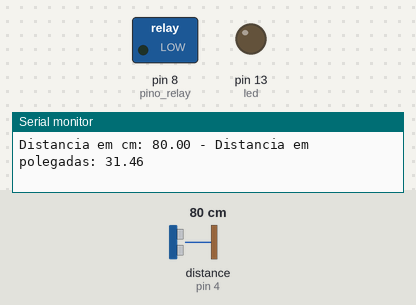
Bench run of a sketch on a simulated Arduino Uno, built with avr-gcc and run on an emulated ATmega328P. Parts: switched loads named in the sketch (green lamp = pin HIGH), output pins drawn as LEDs (lit = HIGH), the last lines printed to the serial monitor. The test bench sets the inputs (shaded band); at power-on: distance to the obstacle (sensor on pin 4) 80 cm. The echo pulse lasts 58.3 µs per cm.

Above: at 1.8 s.
1.9 s: distance to the obstacle (sensor on pin 4) set to 17 cm
3.4 s: distance to the obstacle (sensor on pin 4) set to 13 cm
At 4.6 s:
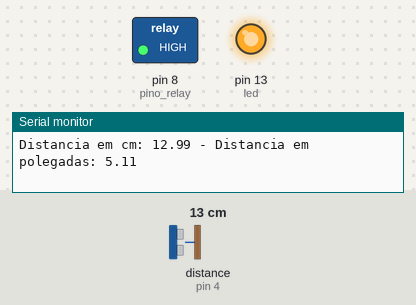
5.5 s: distance to the obstacle (sensor on pin 4) set to 18 cm
At 6.3 s:
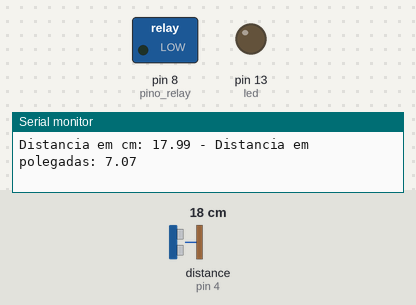
7.5 s: distance to the obstacle (sensor on pin 4) set to 2 cm
At 9.2 s:
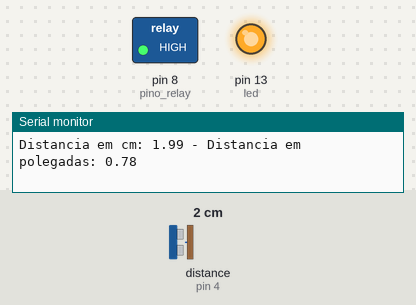
Timing chart, 0 to 10.5 s (numbered marks = the images above; inputs shaded):
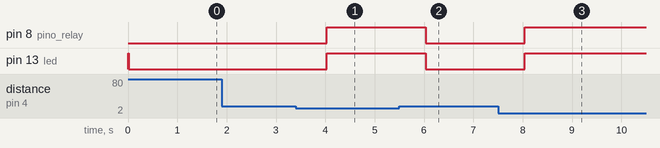

The sketch:

sensor_prox_ultrassom.ino
```cpp
//Autor: FILIPEFLOP

//Carrega a biblioteca do sensor ultrassonico
#include <Ultrasonic.h>

//Define os pinos para o trigger e echo
#define pino_trigger  5
#define pino_echo     4
#define pino_relay    8
#define led           13

//Inicializa o sensor nos pinos definidos acima
Ultrasonic ultrasonic(pino_trigger, pino_echo);

void setup()
{
  Serial.begin(9600);
  Serial.println("Lendo dados do sensor...");
  pinMode(pino_relay, OUTPUT);
  pinMode(led, OUTPUT);
  digitalWrite(pino_relay, LOW);
  digitalWrite(led, HIGH);
}

void loop()
{
  //Le as informacoes do sensor, em cm e pol
  float cmMsec, inMsec;
  long microsec = ultrasonic.timing();
  cmMsec = ultrasonic.convert(microsec, Ultrasonic::CM);
  inMsec = ultrasonic.convert(microsec, Ultrasonic::IN);
  //Exibe informacoes no serial monitor
  Serial.print("Distancia em cm: ");
  Serial.print(cmMsec);
  Serial.print(" - Distancia em polegadas: ");
  Serial.println(inMsec);
  aciona_relay(cmMsec);
  delay(1000);

}

void aciona_relay(float cm)
{
    if (cm > 15)
    {
      digitalWrite(pino_relay, LOW);
      digitalWrite(led, LOW);
    }
    else
    { digitalWrite(pino_relay, HIGH);
      digitalWrite(led, HIGH);
    }
}
```

Measured:
- the behaviour switches between 16 and 15 cm on distance to the obstacle (sensor on pin 4) (found by bisection; images 0 and 1)
- after the input at 3.4 s, pin 8 (pino_relay), pin 13 (led): LOW → HIGH after 0.63 s
- after the input at 5.5 s, pin 8 (pino_relay), pin 13 (led): HIGH → LOW after 0.54 s
- after the input at 7.5 s, pin 8 (pino_relay), pin 13 (led): LOW → HIGH after 0.54 s
